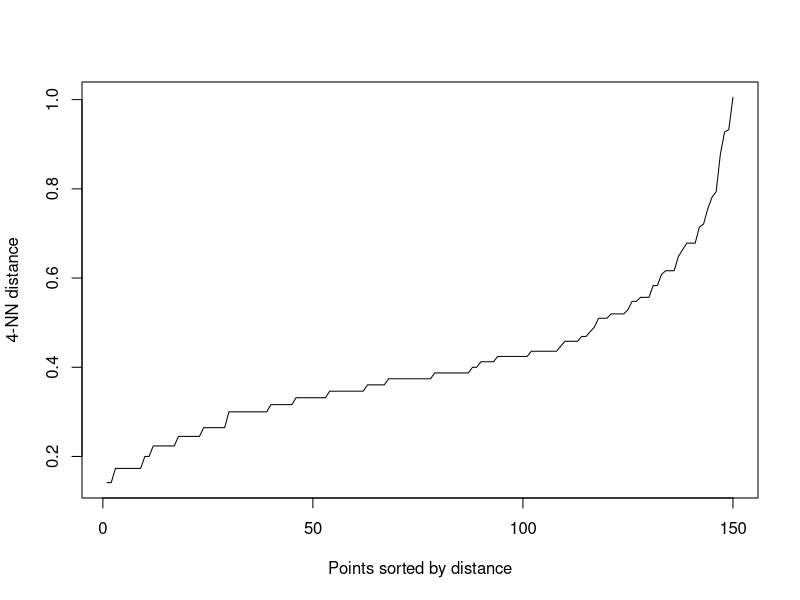
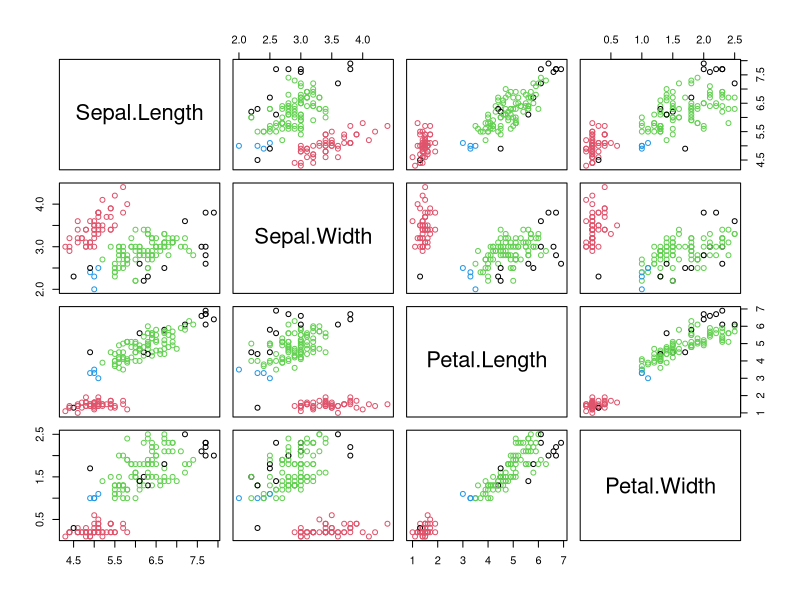

The R source for these figures, in order:
library(dbscan)


### Name: kNNdist
### Title: Calculate and plot the k-Nearest Neighbor Distance
### Aliases: kNNdist kNNdistplot
### Keywords: model plot

### ** Examples

data(iris)
iris <- as.matrix(iris[,1:4])

kNNdist(iris, k=4, search="kd")
kNNdistplot(iris, k=4)
## the knee is around a distance of .5

cl <- dbscan(iris, eps = .5, minPts = 4)
pairs(iris, col = cl$cluster+1L)
## Note: black are noise points
